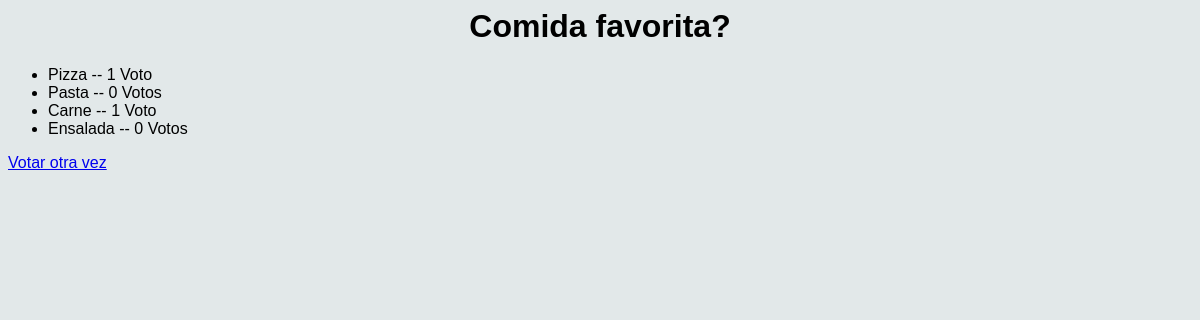
The page /polls/2/resultados/ on the database its author committed.
### polls/models.py (models this page shows, shortened)
class Pregunta(models.Model):
    textoPregunta = models.CharField(max_length=250)
    fechaPublicacion = models.DateTimeField('date published')

class Eleccion(models.Model):
    pregunta = models.ForeignKey(Pregunta, on_delete=models.CASCADE)
    textoEleccion = models.CharField(max_length=250)
    votos = models.IntegerField(default=0)

### polls/views.py (the view)
# urls.py: path('<int:pregunta_id>/resultados/', views.resultados, name='resultados'),
def resultados(request, pregunta_id):
    pregunta = get_object_or_404(Pregunta, pk=pregunta_id)
    return render(request, 'polls/resultados.html', {'pregunta': pregunta})

### polls/templates/polls/resultados.html
{% load static %}
<link rel="stylesheet" href="{% static 'polls/style.css' %}">
<h1>{{ pregunta.textoPregunta }}</h1>
<ul>
{% for eleccion in pregunta.eleccion_set.all %}
    <li>{{ eleccion.textoEleccion }} -- {{ eleccion.votos }} Voto{{ eleccion.votos|pluralize }}</li>
{% endfor %}
</ul>
<a href="{% url 'polls:detalles' pregunta.id %}">Votar otra vez</a>

### polls/static/polls/style.css (style rules this page uses)
h1 { display: flex; justify-content: center; font-family: Arial, Helvetica, sans-serif; }

### rows shown on the page
Pregunta: textoPregunta "Comida favorita?"
Eleccion: textoEleccion "Pizza", votos "1"
Eleccion: textoEleccion "Pasta", votos "0"
Eleccion: textoEleccion "Carne", votos "1"
Eleccion: textoEleccion "Ensalada", votos "0"
